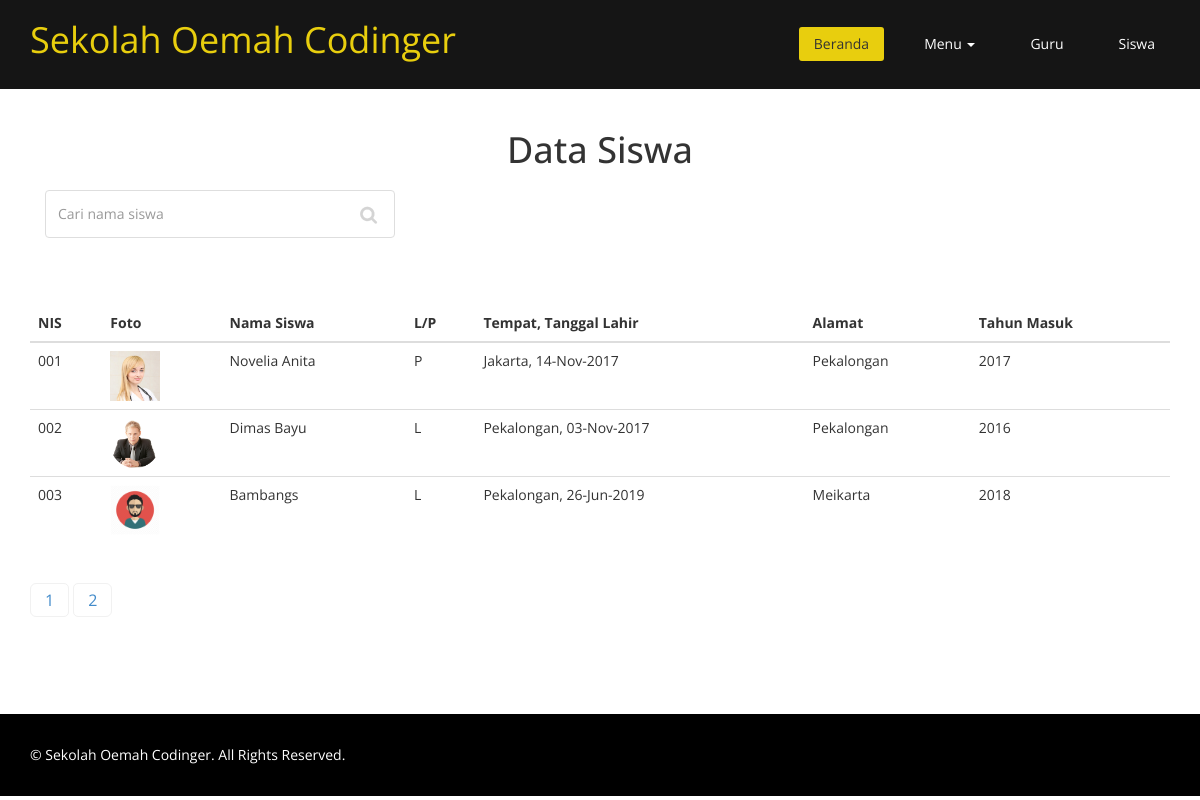
The app's page /index.php?page=siswa with its own data.
### tables this page shows
CREATE TABLE `tb_siswa` (
  `nis` varchar(10) NOT NULL,
  `foto` varchar(50) NOT NULL,
  `nama_siswa` varchar(45) NOT NULL,
  `jk` enum('L','P') NOT NULL,
  `tmp_lahir` varchar(25) NOT NULL,
  `tgl_lahir` date NOT NULL,
  `alamat` text NOT NULL,
  `tahun_masuk` int(4) NOT NULL
);

### siswa.php (the view, shortened to what this page needs)
<section id="about-us">
        <div class="container">
			<div class="skill-wrap clearfix">
				<div class="center wow fadeInDown">
					<h2>Data Siswa</h2>
                    <form class="col-md-4" role="form" method="POST">
                        <input type="text" name="cari" class="form-control search_box" autocomplete="off" placeholder="Cari nama siswa">
                    </form>
                </div>
                </div>
                <table class="table table-responsive table-hover">
                <?php
                    @$cari = $_POST['cari'];
                ?>
                    <thead>
                        <tr>
                            <th>NIS</th>
                            <th>Foto</th>
                            <th>Nama Siswa</th>
                            <th>L/P</th>
                            <th>Tempat, Tanggal Lahir</th>
                            <th>Alamat</th>
                            <th>Tahun Masuk</th>
                        </tr>
                    </thead>
                    <tbody>
                    <?php
                        $halaman = 3;
                        $page = isset($_GET["halaman"]) ? (int)$_GET["halaman"] : 1;
                        $mulai = ($page>1) ? ($page * $halaman) - $halaman : 0;
                        if(!isset($cari)){
                            $sql = mysqli_query($koneksi, "SELECT * FROM tb_siswa LIMIT $mulai, $halaman");
                            $jml = mysqli_query($koneksi, "SELECT * FROM tb_siswa");
                        }else{
                            $sql = mysqli_query($koneksi, "SELECT * FROM tb_siswa WHERE nama_siswa LIKE '%".$cari."%' LIMIT $mulai, $halaman");
                            $jml = mysqli_query($koneksi, "SELECT * FROM tb_siswa WHERE nama_siswa LIKE '%".$cari."%' ");
                        }
                        $total = mysqli_num_rows($jml);
                        $pages = ceil($total/$halaman);
                        while($data = mysqli_fetch_array($sql)){
                    ?>
                        <tr>
                            <td><?php echo $data['nis'] ?></td>
                            <td><img src="images/siswa/<?php echo $data['foto'] ?>" alt="<?php echo $data['foto'] ?>" width=50px height=50px></td>
                            <td><?php echo $data['nama_siswa'] ?></td>
                            <td><?php echo $data['jk'] ?></td>
                            <td><?php echo $data['tmp_lahir'].', '.date('d-M-Y', strtotime($data['tgl_lahir'])) ?></td>
                            <td><?php echo $data['alamat'] ?></td>
                            <td><?php echo $data['tahun_masuk'] ?></td>
                        </tr>
                        <?php } ?>
                    </tbody>
                </table>
                <div class="row">
                        <div class="col-md-12">
                        <ul class="pagination pagination-lg">
                          <?php for ($i=1; $i<=$pages ; $i++){ ?>
                          <li><a href="?page=siswa&halaman=<?php echo $i; ?>"><?php echo $i; ?></a></li>
                          <?php } ?>
                        </ul>
                        </div>
                    </div>
			</div>
</section>

### css/style.css (style rules this page uses)
body { background: #fff; font-family:'Open Sans', Arial, sans-serif; color:#333; line-height:1.6em; }
h1, h2, h3, h4, h5, h6 { font-weight:500; font-family:'Open Sans', Arial, sans-serif; color:#333; }
h2 { font-size: 20px; }
a { color: #E8CE0E; -webkit-transition: color 300ms, background-color 300ms; -moz-transition: color 300ms, background-color 300ms; -o-transition: color 300ms, background-color 300ms; transition: color 300ms, background-color 300ms; }
.center h2 { font-size: 36px; margin-top: 0; margin-bottom: 20px; }
body > section { padding: 70px 0; }
.center { text-align: center; padding-bottom: 55px; }
.skill-wrap { display: block; overflow: hidden; margin: 60px 0; }
ul.pagination > li > a { border: 1px solid #F1F1F1; margin-right:5px; border-radius: 5px; font-size: 16px; padding: 5px 14px; }
.search_box { background-image: url("../images/search_icon.png"); background-position: 314px 15px; background-repeat: no-repeat; border-color: #DEDEDE; height: 48px; outline: medium none; box-shadow: none; }

### records on screen
tb_siswa: nis "001", foto (picture), nama_siswa "Novelia Anita", jk "P", tmp_lahir "Jakarta", tgl_lahir "14-Nov-2017", alamat "Pekalongan", tahun_masuk "2017"
tb_siswa: nis "002", foto (picture), nama_siswa "Dimas Bayu", jk "L", tmp_lahir "Pekalongan", tgl_lahir "03-Nov-2017", alamat "Pekalongan", tahun_masuk "2016"
tb_siswa: nis "003", foto (picture), nama_siswa "Bambangs", jk "L", tmp_lahir "Pekalongan", tgl_lahir "26-Jun-2019", alamat "Meikarta", tahun_masuk "2018"
